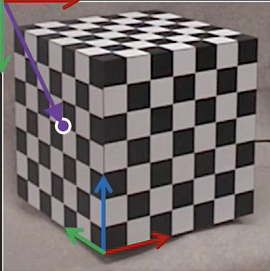
#> input picture DLT_opencv/image_to_cal.png, 270 x 271 px
$ jupyter execute camera_calibration_OpenCV.ipynb
#> lines starting #> are read from the running program, lines starting #| are printed output that depends on the picture; after the words box and inside, x2 and y2 are one past the last pixel; in counts of white or black regions, pixels touching at a corner belong together; long printed decimals are rounded
Calibrate a camera essentially means estimating the projection matrix. A good tutorial is in https://www.youtube.com/watch?v=2XM2Rb2pfyQ
https://www.youtube.com/watch?v=GUbWsXU1mac

To calibrate a camera, we use an object of known geometry, i.e. a cube of known dimensions and with a visual pattern on it.

Hence, we know the location of every point on this objectin 3D.
We place our world coordinate frame in one of the corners of the object and we take a picture of the object.

For each point we know the world coordinates and the image coordinates.
For instance:

$P_w = [x_w, y_w, z_w]^T = [0, 3, 4]^T$

$P_I = [u, v]^T = [56, 115]^T$ in pixels

We need to (manually or semi-automatically) find several of these 3D to 2D correspondences.

For the i-th correspondence, we can write the equations:

which can be written as

Doing it for all the correspondences we get the following system of equations:

We denote with A the matrix on the left and p the vector of  the parameters.
The system we want to solve is $Ap=0$.

Since the projection matrix can be computed up to a scale (see the book!!), we may divide by $p_{3,4}$ all the parameters or we can constrain p such that $||p||^2=1$.

In the second case, we want to find p such that Ap is as much close to 0 as possible and the norm of p is as much close as posseible to 1.
In practice, we want to solve the following minimization problem (with a very small value of $\lambda$):

$min_p ||Ap||^2 - \lambda ||p||^2$

which is called "constrained least square problem (C-LS)" and can be equivalently written as

$min_p p^TA^TAp - \lambda p^Tp$

We solve C-LS by taking the derivative and setting it equals to 0:

$2A^TAp -2\lambda p=0$

That is $A^TAp = \lambda p$, which is the eigenvalue problem

In practice, the p we are looking for is the eigenvector corresponding to the smallest eigenvalue.

Thus, to determine the projection matrix, we compute the matrix $A^TA$ and compute its eigenvalues and eigenvectors that can be easily done by SVD decomposition.

Indeed:
If $A = USV^T$, then $A^TA=VSU^TUSV^T=VS^2V^T$. Thus $A^TAV=VS^2$
where V is the matrix of the eigenvectors and $S^2$ are the eigenvalues.

SVD can be applied by numpy.linalg.svd().

Once the projection matrix P has been estimated, we can compute the intrinsic (K) and extrinsic parameters.

Recalling that:

we will consider just part of this equation:

In practice we have the product of an upper traingular matrix and an orthogonal matrix. This reminds us of the QR factorization where Q is orthogonal and R and upper triangular matrix.

We note that, for the property of the inverse matrix:
$(P_{1:3})^{-1} = (KR)^{-1}=R^{-1}K^{-1}$

which is an orthogonal matrix multiplicated by an upper traingular matrix. Thus, it is a QR factorization!
In practice, by applying the qr factorization (using numpy.linalg.qr) to $(P_{1:3})^{-1}$ we obtain the inverse matrix of R and K.

Once we estimate K, it is easy to estimate the translation parameters:

and

$t=K^{-1}*[p_{1,4},p_{2,4},p_{3,4}]^T$

where the inverse matrix is computed by numpy. linalg. inv() .

K must be normalized properly such that K[3,3]=1.

The openCV library provides methods to perform the camera calibration.

First, we will try to use the openCV Library

1. take one or more pictures of your checkboard (better if a cube).
In this example, we use just one image of a cube. We assume for simplicity that squares are 1 unit length and take one corner as the origin. We consider 10 correspondences: 7 corners and 3 points in the center of the three faces.
We manually estimate correspondences.

[cell 1]
import numpy as np
import cv2

def define_Points():
    n_corners = 14

    #3D points
    objp = np.zeros((n_corners,3), np.float32)

    #first face
    objp[1,:] =[6, 0, 0]
    objp[2,:] =[7, 0, 7]
    objp[3,:] =[0, 0, 7]
    objp[4,:] =[3, 0, 4]

    #second face
    objp[5,:] =[0, 7, 0]
    objp[6,:] =[0, 7, 7]
    objp[7,:] =[0, 4, 4]

    #top face
    objp[8,:] =[7, 7, 7]
    objp[9,:] =[4, 4, 7]

    #additional points
    objp[10,:] =[7, 0, 3]
    objp[11,:] =[0, 3, 7]
    objp[12,:] =[0, 7, 3]
    objp[13,:] =[7, 2, 7]

    #2D points
    imgp = np.zeros((n_corners,2), np.float32)

    imgp[0,:] = [103, 254]
    imgp[1,:] = [252, 212]
    imgp[2,:] = [258, 39]
    imgp[3,:] = [103, 61]
    imgp[4,:] = [173, 132]

    imgp[5,:] = [18, 196]
    imgp[6,:] = [14, 26]
    imgp[7,:] = [50, 120]

    imgp[8,:] = [155, 10]
    imgp[9,:] = [136, 29]

    #additional points
    imgp[10,:] = [254, 141]
    imgp[11,:] = [62, 46]
    imgp[12,:] = [16, 127]
    imgp[13,:] = [224, 27]

    return objp, imgp

def show_points(imgp):
    # Let's show the selected points
    img = cv2.imread("image_to_cal.png")
    img_to_show = img.copy()
    for p in imgp:
        img_to_show = cv2.circle(img_to_show, p.astype(np.int32), 3, (255, 0, 0) )

    cv2.imshow("img", img_to_show)
    cv2.waitKey(0)
    cv2.destroyAllWindows()

def initialize_K(shape):
    # initial guess of K
    K = np.zeros((3,3))

    K[0,0]=500
    K[1,1]=500
    K[2,2]=1
    K[0,2]=shape[0]/2
    K[1,2]=shape[1]/2
    return K

def projection(objp, R, T, K, dist):
    imgpoints, _ = cv2.projectPoints(objp, R, T, K, dist)
    imgpoints = np.squeeze(imgpoints)
    return imgpoints

def draw_cube_points(K_, R_, T_, dist):
    points = []
    for x in range(8):
        for z in range(7):
            points.append([x, 0, z])

    for y in range(1, 8):
        for z in range(7):
            points.append([0, y, z])

    for x in range(8):
        for y in range(8):
            points.append([x, y, 7])

    points = np.asarray(points).astype(np.float32)

    projected_points = projection(points, R_, T_, K_, dist).astype(np.int32)
    img_to_show_res = img.copy()
    for p in projected_points:
        img_to_show_res = cv2.circle(img_to_show_res, p, 3, (255, 0, 0) )

    cv2.imshow("result", img_to_show_res)
    cv2.waitKey(0)
    cv2.destroyAllWindows()

[cell 2]
img = cv2.imread("image_to_cal.png")
#> img is the input picture: shape (271, 270, 3); mean B, G, R 109.9, 109.9, 117.5
objp, imgp = define_Points()
show_points(imgp)
#> after the loop in show_points, `for p in imgp:`:
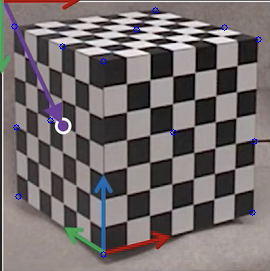
#> img_to_show: shape (271, 270, 3); mean B, G, R 110.4, 109.6, 117.2

2. compute the intrinsic (K), extrinsic (R, t) and lens deformation parameters

For planar calibration, z of the 3D points is always 0.
Our calibration is not planar. In this case, openCV expects a guess of the intrinsic matrix K

The method is general and works also on those cases when multiple sets of correspondences are provided. This is useful when several images are used (see tutorial in the openCV library documentation). In the latter case, the method estimates 1 K matrix and several (R, t), one for each image. These pairs can identify the location of the pattern in each image in a coordinate reference system centered in the camera.

Note that R is provided as a Rodrigues rotation vector.

[cell 3]
# initial guess of K
K = initialize_K(img.shape)

# calibrate
ret, K, dist, Rs, ts = cv2.calibrateCamera([objp], [imgp], img.shape[0:2], K, None, flags=cv2.CALIB_USE_INTRINSIC_GUESS|cv2.CALIB_FIX_S1_S2_S3_S4| cv2.CALIB_ZERO_TANGENT_DIST| cv2.CALIB_FIX_K2 | cv2.CALIB_FIX_K3 )
#> ret = 4.22; dist = [[-0.0907, 0, 0, 0, 0]]; Rs = ([1.4, -0.399, 0.412],); ts = ([0.668, 20.58, 35.03],)

print("Intrinsic parameters")
print(K)
#| [[ 1.03555264e+03  0.00000000e+00  8.76338094e+01]
#|  [ 0.00000000e+00  9.89380467e+02 -3.08636667e+02]
#|  [ 0.00000000e+00  0.00000000e+00  1.00000000e+00]]

print("\nExtrinsic parameters")
print("R")
print(cv2.Rodrigues(Rs[0])[0])
#| [[ 0.8646 -0.5018 -0.02521]
#|  [ 0.0423  0.1227 -0.9915]
#|  [ 0.5006  0.8562  0.1273 ]]

print("T")
print(ts[0])
#| [[ 0.6675]
#|  [20.580]
#|  [35.032]]

print("Distortion")
print(dist)
#| [[-0.09071  0.          0.          0.          0.        ]]

To estimate how good are the results, we compute the mean square error of the points we manually selected and the points obtained by applying the transformation.

Finally, we use more 3D points on the visible cube faces, find projections on the image plane and visualize them.

[cell 4]
imgpoints = projection(objp, Rs[0], ts[0], K, dist)

#Compute error
mean_error = (cv2.norm(imgp, imgpoints, normType=cv2.NORM_L2)**2)/len(imgpoints)
#> mean_error = 17.83
print( "total error: {}".format(mean_error) )
#| total error: 17.830

draw_cube_points(K, Rs[0], ts[0], dist)
#> in draw_cube_points, `projected_points = projection(points, R_, T_, K_, dist).astype(np.int32)`: projected_points = 169 pairs, first value 13 to 262, second value 10 to 254
#> the loop in draw_cube_points, `for p in projected_points:` made 169 passes
#> p on passes 1 to 3: [106, 254], [106, 227], [105, 199]
#> after the loop in draw_cube_points, `for p in projected_points:`:
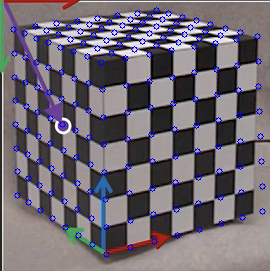
#> img_to_show_res: shape (271, 270, 3); mean B, G, R 115.2, 105.9, 113.2

We can also undistort the image removing distortions due to the lens.

We need to refine the camera matrix to control the percentage (alpha) of unwanted pixels in the undistorted image and then use the refined camera matrix to undistort the image.

In the undistorted image there may be some black pixels near the edges. Sometimes these black pixels are not desired in the final undistorted image. The method getOptimalNewCameraMatrix() returns a refined camera matrix and also the ROI (region of interest) which can be used to crop the image such that all the black pixels are excluded.

[cell 5]
img = cv2.imread('image_to_cal.png')
h,  w, _ = img.shape
#> h = 271; w = 270
alpha = 1
refined_K, roi = cv2.getOptimalNewCameraMatrix(K, dist, (w,h), alpha, (w,h))

# undistort - Method 1
dst_1 = cv2.undistort(img, K, dist, None, None)
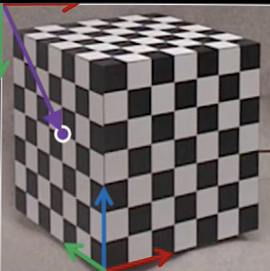
#> dst_1: shape (271, 270, 3); mean B, G, R 106.6, 106.3, 113.7
dst_2 = cv2.undistort(img, K, dist, None, refined_K)
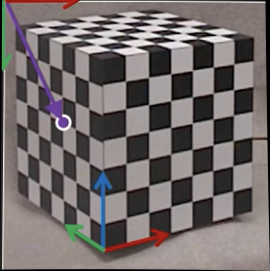
#> dst_2: shape (271, 270, 3); mean B, G, R 107.8, 107.9, 115.4

#cv2.imshow("dst without refined K", dst_1)
#cv2.imshow("dst with refined K", dst_2)

#crop
x, y, w, h = roi
dst_2 = dst_2[y:y+h, x:x+w]
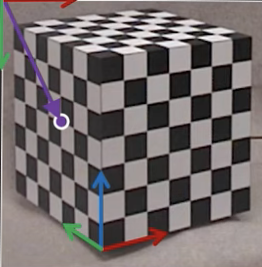
#> dst_2: shape (267, 262, 3); mean B, G, R 109.8, 109.8, 117.3
cv2.imshow("dst after crop", dst_2)
cv2.waitKey(1)

In the second method, we use the remap function

[cell 6]
img = cv2.imread('image_to_cal.png')
h,  w, _ = img.shape
alpha = 1
refined_K, roi = cv2.getOptimalNewCameraMatrix(K, dist, (w,h), alpha, (w,h))

mapx,mapy=cv2.initUndistortRectifyMap(K,dist,None,refined_K,(w,h),5)

dst = cv2.remap(img,mapx,mapy,cv2.INTER_LINEAR)

# Displaying the undistorted image
cv2.imshow("undistorted image",dst)
cv2.waitKey(1)

[cell 7]
#Let's plt the ground plane on the image.

def draw_ground(img, R, T, K, dist):
    xg = np.arange(-5, 10, 0.5)
    yg = np.arange(-5, 10, 0.5)
    xx, yy = np.meshgrid(xg, yg)

    dim = xx.shape[0]*xx.shape[1]
    points = np.zeros((dim,3), np.float32)

    xx = xx.reshape(dim)
    yy = yy.reshape(dim)

    points[:,0] = xx
    points[:,1] = yy
    points[:,2] = np.zeros((dim))

    ground, _ = cv2.projectPoints(points, R, T, K, dist)
    ground = np.squeeze(ground).astype(np.int32)

    img_to_show_res = img.copy()
    for p in ground:
        img_to_show_res = cv2.circle(img_to_show_res, p, 3, (255, 0, 0) )

    cv2.imshow("ground", img_to_show_res)
    cv2.waitKey(1)

draw_ground(img, Rs[0], ts[0], K, dist)
#> in draw_ground, `ground, _ = cv2.projectPoints(points, R, T, K, dist)`: ground = 900 rows, first 8: [47.47, 352.5], [62.81, 347.9], [77.91, 343.4], [92.77, 338.9], [107.4, 334.4], [121.8, 330], [136, 325.7], [149.9, 321.3]
#> in draw_ground, `ground = np.squeeze(ground).astype(np.int32)`: ground = 900 pairs, first value -120 to 406, second value 139 to 352
#> the loop in draw_ground, `for p in ground:` made 900 passes
#> p on passes 1 to 3: [47, 352], [62, 347], [77, 343]
#> after the loop in draw_ground, `for p in ground:`:
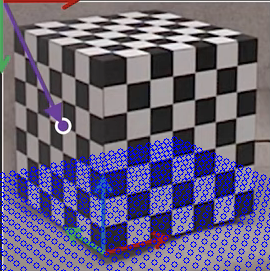
#> img_to_show_res: shape (271, 270, 3); 11.26% of pixels changed, all inside (x1, y1, x2, y2) = (0, 136, 270, 271)
